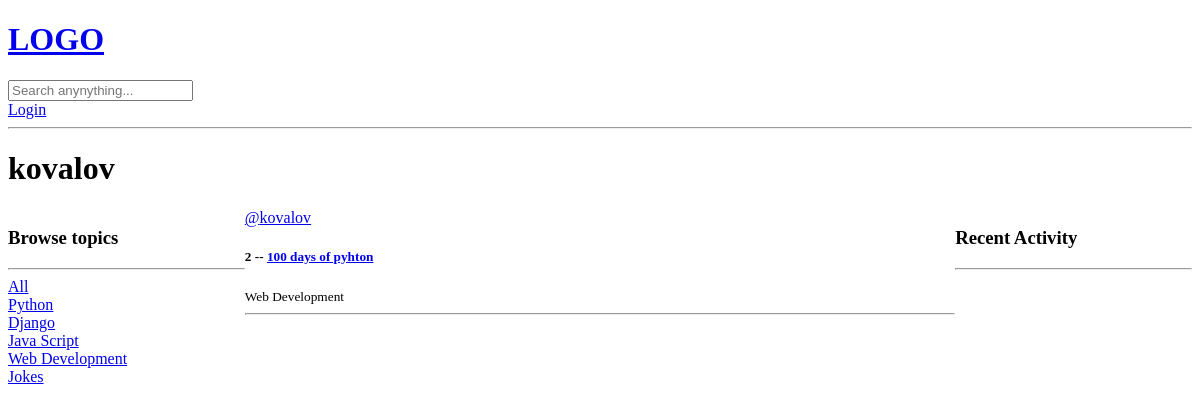
The app's page /profile/1/, older data.
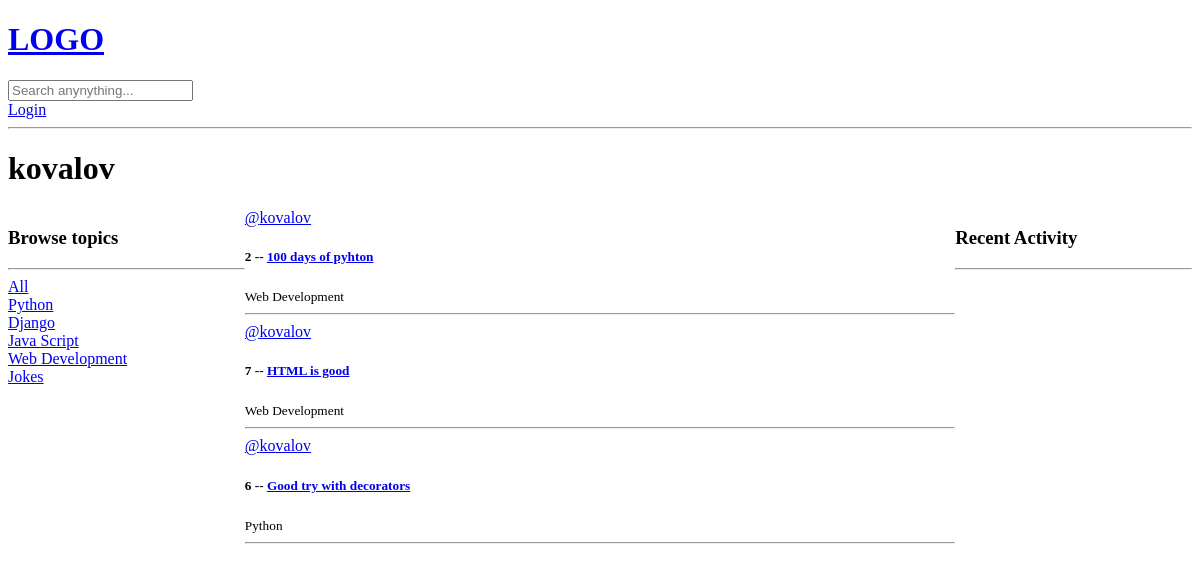
The same page, newer data.
### base/models.py (models this page shows, shortened)
class Topic(models.Model):
    name = models.CharField(max_length=200)

class Room(models.Model):
    host = models.ForeignKey(User, on_delete=models.SET_NULL, null=True)
    topic = models.ForeignKey(Topic, on_delete=models.SET_NULL, null= True)
    name = models.CharField(max_length=200, verbose_name="Room name")
    description = models.TextField(max_length=600, null=True, blank=True)
    participants = models.ManyToManyField(User, related_name='participants', blank=True)
    updated = models.DateTimeField(auto_now=True)
    created = models.DateTimeField(auto_now_add=True)
    class Meta:
        ordering = ['-updated', '-created']

### base/views.py (the view)
# urls.py: path('profile/<str:pk>/', views.userProfile, name="user-profile"),
def userProfile(request, pk):
    user = models.User.objects.get(id=pk)
    rooms = user.room_set.all()
    roomMessages = user.message_set.all()
    topics = models.Topic.objects.all()
    context = {
    "user": user,
    "rooms": rooms,
    "roomMessages": roomMessages,
    "topics": topics
    }
    return render(request, 'base/profile.html', context=context)

### base/templates/base/profile.html (shortened to what this page needs)
{% extends 'main.html' %} {% block content %}
<h1>{{user.username}}</h1>
<div class="profile-cont">
  <div>{% include "base/topic_component.html" %}</div>
  <div>{% include "base/feed_component.html" %}</div>
  <div>{% include "base/activity_component.html" %}</div>
</div>
{% endblock content %}

### base/templates/base/topic_component.html
<h3>Browse topics</h3>
    <hr />
    <div>
      <a href="{% url 'home-page' %}">All</a>
    </div>
    {% for topic in topics%}
    <div>
      <a href="{% url 'home-page' %}?q={{topic.name}} ">{{topic.name}}</a>
    </div>
    {% endfor %}

### base/templates/base/feed_component.html (shortened to what this page needs)
{% for room in rooms %}
<div>
  <a href="{% url 'user-profile' room.host.id %}">@{{room.host.username}}</a>
  <h5>
    {{room.id}} --
    <a href="{% url 'room-page' room.id %}">{{room.name}}</a>
  </h5>
  <small>{{room.topic.name}}</small>
  <hr />
</div>
{% endfor %}

Row changes from the older to the newer data that the page shows:
now on this page (row edited): Room: host.username "kovalov", id "7", name "HTML is good", topic.name "Web Development"
now on this page (row edited): Room: host.username "kovalov", id "6", name "Good try with decorators", topic.name "Python"
